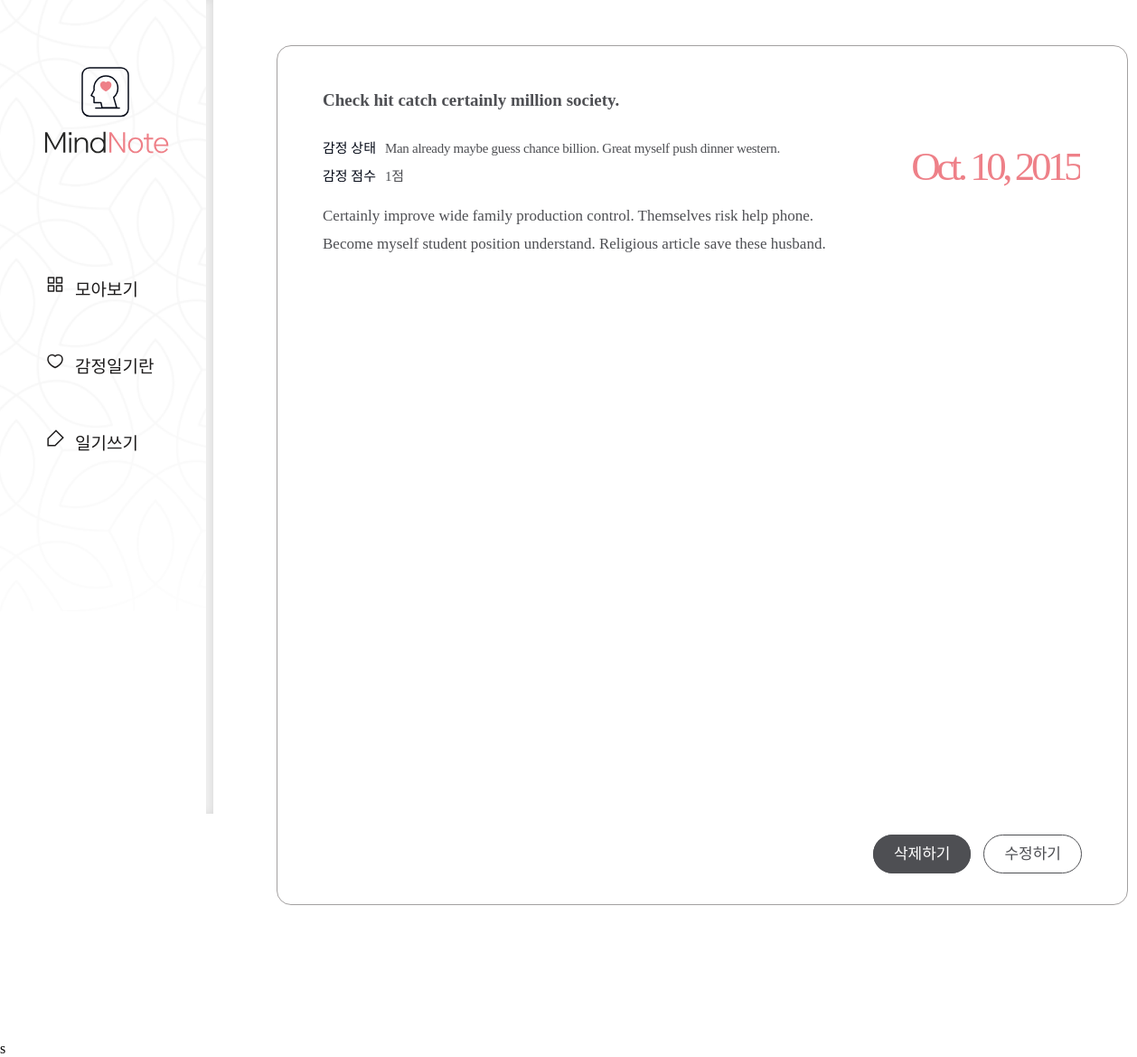
Page /diary/23/ on the committed database.
### diary/models.py (models this page shows, shortened)
class Page(models.Model):
    title = models.CharField(max_length=100, validators=[validate_no_hash])
    content = models.TextField(validators=[validate_no_hash])
    feeling = models.CharField(max_length=80, validators=[validate_no_number])
    score = models.IntegerField(validators=[validate_no_above10])
    dt_created = models.DateField()

### diary/views.py (the view)
# urls.py: path('diary/<int:page_id>/', views.PageDetailView.as_view(), name='page-detail'),
class PageDetailView(DetailView):
    model = Page
    template_name = 'diary/page_detail.html'
    pk_url_kwarg = 'page_id'
    context_object_name = 'page'

### diary/templates/diary/page_detail.html (shortened to what this page needs)
{% extends './base.html' %}
{% load static %}
{% block content %}
    <div class="wrap-notetext">
        <div class="notetext">
            <div class="text-box">
                <h2>{{page.title}}</h2>
                <div class="state">
                    <p>감정 상태</p>
                    <span>{{page.feeling}}</span>
                </div>
                <div class="score">
                    <p>감정 점수</p>
                    <span>{{page.score}}점</span>
                </div>
                <div class="date">
                <span>{{page.dt_created}}</span>
                </div>
                <div class="detail">{{page.content|linebreaksbr}}</div>
                <div class="notetext-btn">
                    <ul>
                        <li><a href="{% url 'page-delete' page.id %}">삭제하기</a></li>
                        <li><a href="{% url 'page-update' page.id %}">수정하기</a></li>
                    </ul>
                </div>
            </div>
        </div>
    </div>
{% endblock content %}

### diary/static/diary/css/styles.css (style rules this page uses)
h1,h2,h3,p,a,ul,li { margin: 0; padding: 0; font-family: 'NanumSquare'; list-style: none; text-decoration: none; outline: none; }
html { position: relative; min-height: 100%; margin: 0; }
body { margin: 0; padding: 0; -webkit-font-smoothing: antialiased; -moz-osx-font-smoothing: auto; }
.wrap-notetext { padding-left: 236px; padding-top: 50px; padding-bottom: 150px; }
.notetext { margin: 0 70px; }
.text-box { position: relative; width: 840px; height: 100%; min-height: 800px; max-height: 1040px; margin: 0 auto; padding: 49px 50px 100px; border-radius: 16px; border: solid 1px #a3a0a0; background-color: #ffffff; }
.text-box h2 { padding-bottom: 30px; font-family: 'NanumBarunpen'; color: #4e4f53; font-size: 19px; font-weight: bold; }
.text-box .state p { display: inline-block; font-family: 'NanumSquare'; color: #060b18; font-size: 15px; }
.text-box .state span { padding-left: 6px; font-family: 'NanumBarunpen'; color: #4e4f53; font-size: 15px; letter-spacing: -0.29px; }
.text-box .score { padding: 10px 0 20px; }
.text-box .score p { display: inline-block; font-family: 'NanumSquare'; color: #060b18; font-size: 15px; }
.text-box .score span { padding-left: 6px; font-family: 'NanumBarunpen'; color: #4e4f53; font-size: 15px; letter-spacing: -0.29px; }
.text-box .date { overflow: hidden; position: absolute; top: 107px; right: 52px; }
.text-box .date span { float: left; font-family: 'NanumSquare'; color: #ee8088; font-size: 45px; letter-spacing: -4.47px; }
.text-box .detail { overflow-y: scroll; max-height: 800px; font-family: 'NanumBarunpen'; color: #4e4f53; font-size: 17px; line-height: 1.8; }
.text-box .notetext-btn { position: absolute; right: 50px; bottom: 45px; }
.text-box .notetext-btn li { display: inline-block; }
.text-box .notetext-btn li a { padding: 11px 22px; font-family: 'NanumSquare'; color: #fff; font-size: 17px; background-color: #4e4f53; border: solid 1px #4e4f53; border-radius: 22.5px; }
.text-box .notetext-btn li:last-child a { margin-left: 10px; color: #4e4f53; background-color: transparent; }

### rows in the picture
Page: title "Check hit catch certainly million society.", feeling "Man already maybe guess chance billion. Great myself push dinner western.", score "1", dt_created "Oct. 10, 2015", content "Certainly improve wide family production control. Themselves risk help phone. Become myself student position understand. Religious article save these husband."
